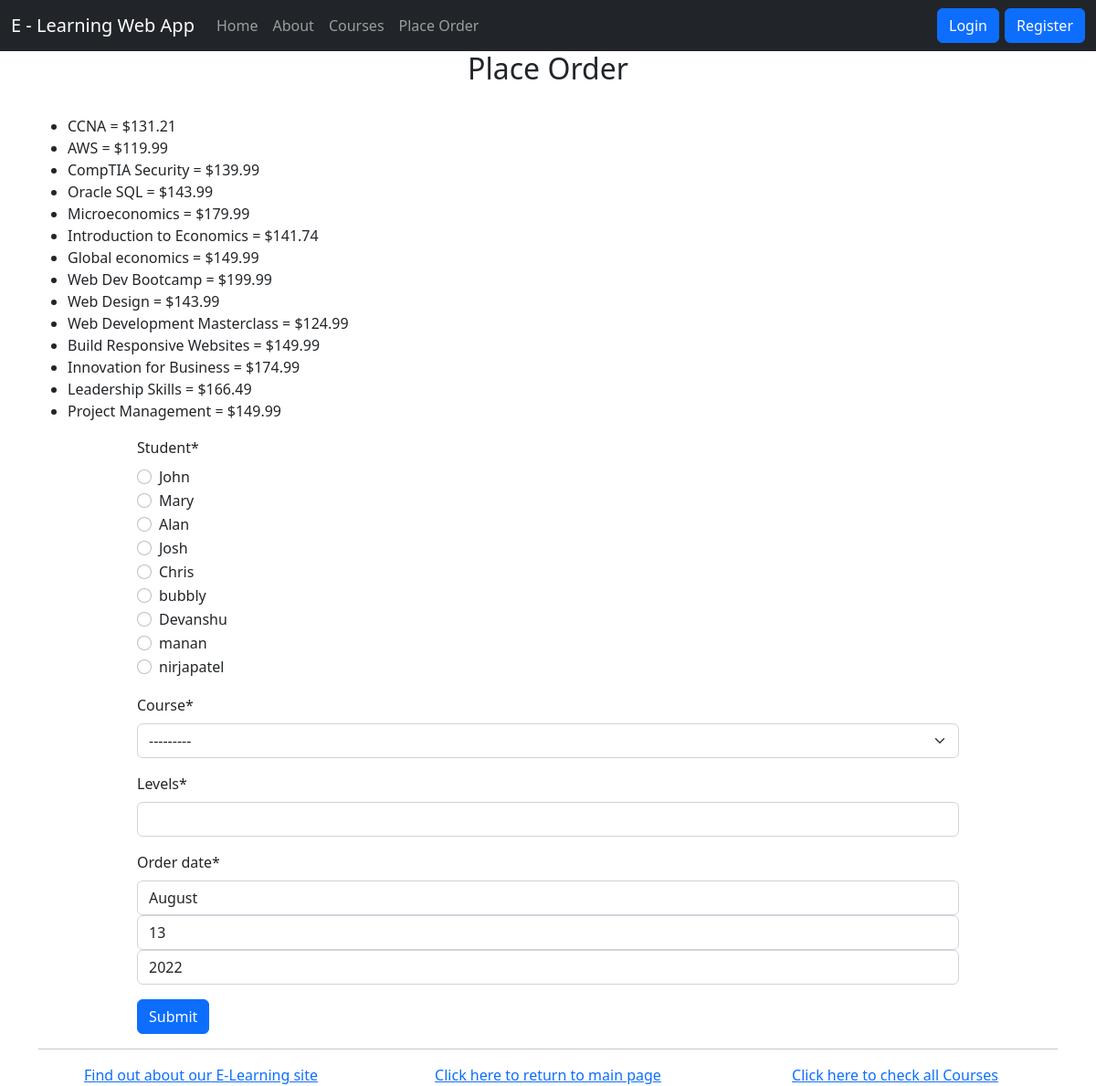
Page /myapp/place_order/ on the earlier database version.
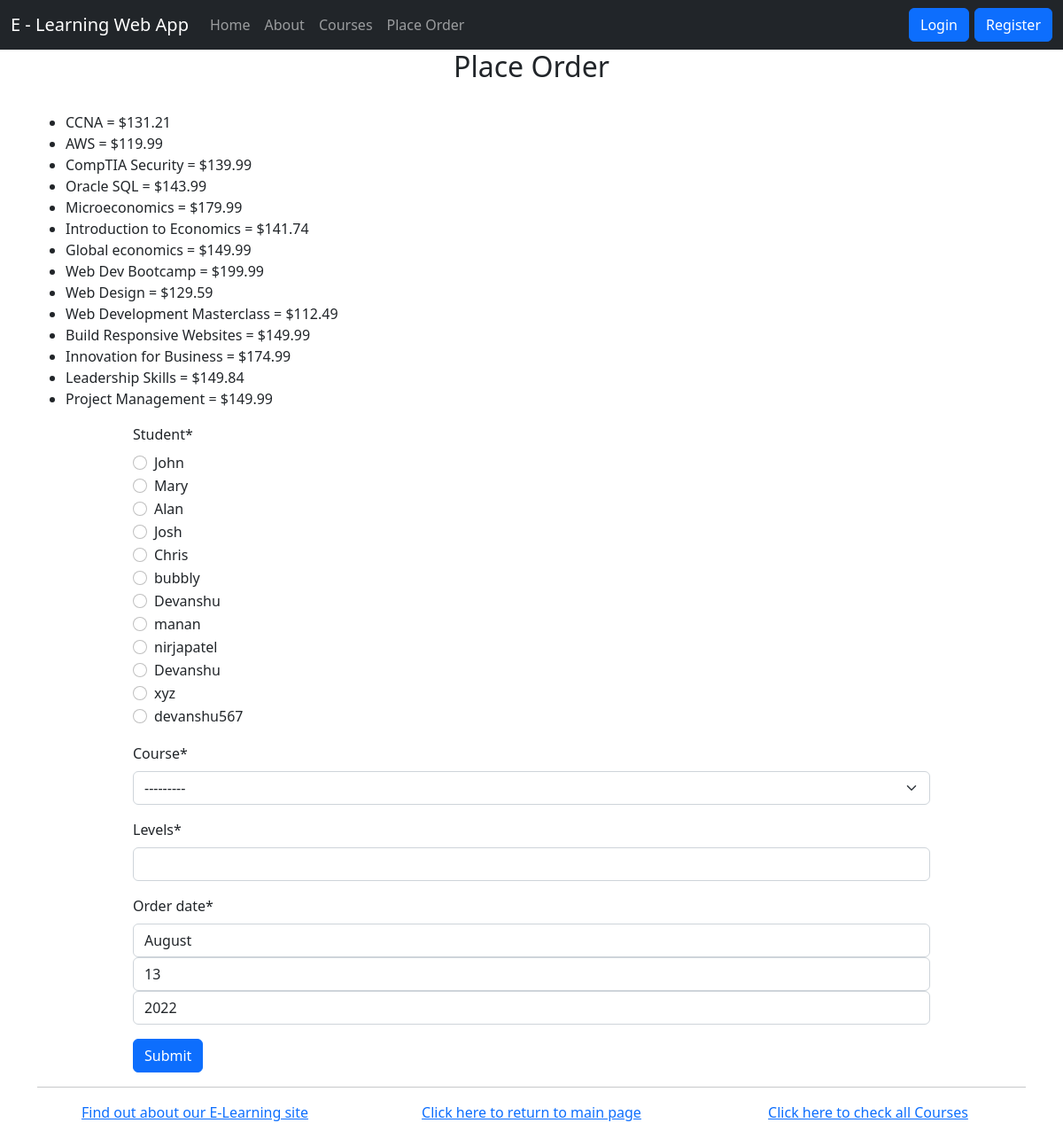
Same page on the later database version.
### myapp/models.py (models this page shows, shortened)
class Course(models.Model):
    interested = models.PositiveIntegerField(default=0)
    stages = models.PositiveIntegerField(default=3)
    topic = models.ForeignKey(Topic, related_name='courses', on_delete=models.CASCADE)
    name = models.CharField(max_length=200)
    price = models.DecimalField(max_digits=10,decimal_places=2, validators=[MinValueValidator(50), MaxValueValidator(500)])
    for_everyone = models.BooleanField(default=True)
    description = models.TextField(max_length=300, null=True, blank=True)
    def __str__(self):
        return self.name

### myapp/views.py (the view)
# urls.py: path(r'place_order/', views.place_order, name='place_order'),
def place_order(request):
    msg = ''
    all_courses = Course.objects.all()
    if request.method == 'POST':
        form = OrderForm(request.POST)
        if form.is_valid():
            order = form.save(commit=False)
            if order.course.price > 150:
                order.course.discount()
            if order.levels <= order.course.stages:
                order.save()
                msg = 'Your course has been ordered successfully.'
            else:
                msg = 'You exceeded the number of levels for this course.'
            return render(request, 'myapp/order_response.html', {'msg': msg})
    else:
        form = OrderForm()
    return render(request, 'myapp/place_order.html', {'form': form, 'msg': msg, 'courlist': all_courses})

### myapp/forms.py
class OrderForm(forms.ModelForm):
    class Meta:
        model = Order
        fields = ['student', 'course', 'levels', 'order_date']
        widgets = {
            'student': forms.RadioSelect(),
            'order_date': forms.SelectDateWidget()
        }

### myapp/models.py (called while the page is built)
    def __str__(self):
        return self.first_name

### myapp/templates/myapp/place_order.html (shortened to what this page needs)
{% extends 'myapp/base.html' %}
{% load crispy_forms_filters %}
{% block body_block %}
    <h2 align="center">Place Order</h2>
    <br />
    <ul>
        {% for course in courlist %}
            <li>{{ course.name }} = ${{ course.price }}</li>
        {% endfor %}
    </ul>
    <div class="place_order_form" style="max-width:900px; margin: auto;">
        <form method="POST">
            {{ form| crispy }}
            <input class="btn btn-primary" type="submit" value="Submit"/>
        </form>
    </div>
{% endblock %}

Differences in the rows shown:
changed Course "Web Design": price "143.99" → "129.59"
changed Course "Web Development Masterclass": price "124.99" → "112.49"
changed Course "Leadership Skills": price "166.49" → "149.84"
Other differences:
form field student: "☐ John ☐ Mary ☐ Alan ☐ Josh ☐ Chris ☐ bubbly ☐ Devanshu ☐ manan ☐ nirjapatel" → "☐ John ☐ Mary ☐ Alan ☐ Josh ☐ Chris ☐ bubbly ☐ Devanshu ☐ manan ☐ nirjapatel ☐ Devanshu ☐ xyz ☐ devanshu567"
text no longer shown: "Student * John Mary Alan Josh Chris bubbly Devanshu manan nirjapatel Course * Levels * Order date *"
text now shown: "Student * John Mary Alan Josh Chris bubbly Devanshu manan nirjapatel Devanshu xyz devanshu567 Course * Levels * Order date *"
